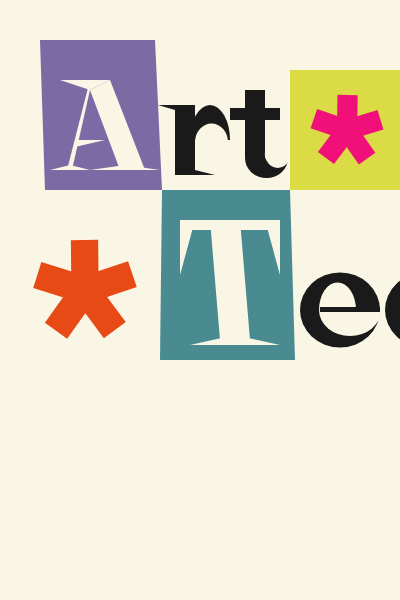
Frame 1 (no input)
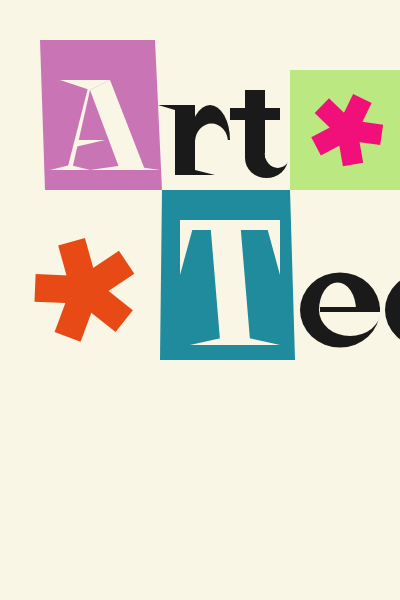
Frame 60 (no input)
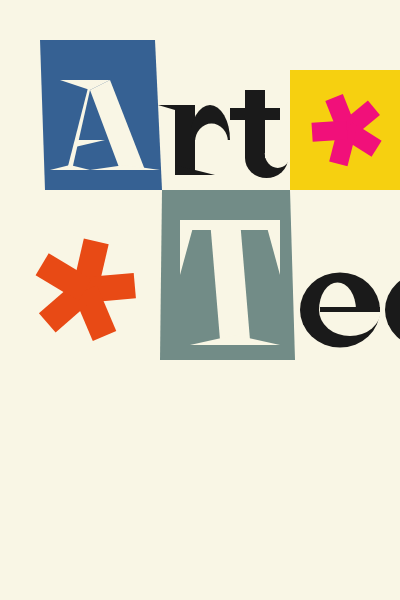
Frame 120 (the mouse pressed at the canvas centre since frame 60)

The p5.js sketch that drew these frames (run headless with seeded random() and noise() and a simulated clock; from frame 60 on, the mouse is pressed at the canvas centre):

// p5.js sketch
// ── sketch.js
function setup() {
  createCanvas(400, 600);
}

function draw() {
  background("#F9F6E5");
  
  // 애니메이션 변수
  let time = millis() * 0.002;
  let wave = sin(time);
  let lerpAmt = (wave + 1) / 2;
  
  // 별 크기 변화
  let sizeMod = map(sin(time * 1.5), -1, 1, 0.8, 1.2);
  
  // 상자 색상 변화
  let boxColorA = lerpColor(color("#205E8E"), color("#D176B7"), lerpAmt); // 파랑 ➔ 분홍
  let boxColorStar = lerpColor(color("#FFCD00"), color("#B8E986"), lerpAmt); // 노랑 ➔ 연두
  let boxColorT = lerpColor(color("#7E8C84"), color("#1A8B9D"), lerpAmt); // 회색 ➔ 청록
  

  noStroke();
  fill(boxColorA); // A 상자
  quad(40, 40, 155, 40, 162, 190, 45, 190); 

  fill("#F9F6E5"); // A
  triangle(60, 80, 110, 80, 90, 90);
  quad(90, 80, 90, 90, 72, 170, 67, 170);
  quad(90, 90, 110, 80, 145, 170, 120, 170);
  triangle(75, 140, 105, 140, 75, 147);
  triangle(70, 165, 50, 170, 90, 170);
  triangle(125, 165, 90, 170, 160, 170);
  
  fill("#1A1A1A");
  quad(175, 105, 195, 105, 195, 175, 175, 175); // r
  arc(210, 140, 40, 70, radians(180), radians(0) ); // r
  triangle(158, 105, 175, 105, 175, 110); // r 삐침 부분 (위)
  triangle(175, 165, 175, 175, 215, 175); // r 삐침 부분 (아래)
  quad(245, 90, 265, 90, 265, 162, 245, 158); // t
  quad(230, 108, 280, 108, 280, 120, 230, 120); // t
  arc(266.5, 158, 43, 40, radians(0), radians(180) ); // t
  
  fill("#F9F6E5");
  arc(211.5, 142, 33, 37, radians(180), radians(0) ); // r 부분  
  arc(277.75, 153, 26, 30, radians(0), radians(180) ); // t 부분
  
  fill(boxColorStar); // 별 상자
  quad(290, 70, 405, 70, 400, 190, 290, 190);

  fill(boxColorT); // T 상자
  quad(162, 190, 290, 190, 295, 360, 160, 360); 
  
  fill("#F9F6E5"); // T
  quad(180, 220, 275, 220, 275, 230, 180, 230);
  quad(210, 220, 240, 220, 250, 340, 220, 340);
  triangle(180, 220, 195, 220, 180, 275);
  triangle(280, 220, 265, 220, 280, 275);
  triangle(235, 335, 190, 345, 280, 345);
  
  fill("#1A1A1A");
  ellipse(340, 310, 80, 75); // e
  ellipse(425, 310, 80, 75); // c
  quad(475, 230, 495, 230, 495, 342, 475, 342); // h
  quad(525, 295, 545, 300, 545, 342, 525, 342); // h
  arc(510, 300, 70, 50, radians(180), radians(0) ); // h
  
  fill("#F9F6E5");
  arc(337.5, 310, 37, 55, radians(180), radians(0) ); // e 부분
  arc(350, 310, 62, 52, radians(0), radians(180) ); // e 부분
  arc(422.5, 310, 37, 55, radians(180), radians(0) ); // c 부분
  arc(435, 310, 62, 52, radians(0), radians(180) ); // c 부분
  arc(510, 300, 30, 30, radians(180), radians(0) ); // h 부분
  
  fill("#1A1A1A");
  quad(320, 307, 380, 307, 380, 312, 320, 312); // e 가로선 부분
  triangle(445, 230, 495, 230, 495, 240); // h 삐침 부분 (위)
  triangle(475, 335, 475, 345, 515, 345); // h 삐침 부분 (왼쪽 아래)
  triangle(525, 335, 525, 345, 575, 345); // h 삐침 부분 (오른쪽 아래)
    
  // 별 회전 각도 설정
  let rot1 = wave * 0.5;
  let rot2 = -wave * 0.3;
  let rot3 = wave * 0.8;

  push(); // 별 1 회전 및 크기 제어
  translate(347, 130);
  rotate(rot1);
  strokeWeight(20 * sizeMod); 
  stroke("#F1107A");
  strokeCap(SQUARE);
  line(0, -35, 0, 0);
  line(33.29, -10.81, 0, 0);
  line(20.58, 28.31, 0, 0);
  line(-20.58, 28.31, 0, 0);
  line(-33.29, -10.81, 0, 0);
  pop();

  push(); // 별 2 회전 및 크기 제어
  translate(85, 290);
  rotate(rot2);
  strokeWeight(27 * sizeMod); 
  stroke("#E84A15");
  strokeCap(SQUARE);
  line(0, -50, 0, 0);
  line(47.55, -15.45, 0, 0);
  line(29.39, 40.45, 0, 0);
  line(-29.39, 40.45, 0, 0);
  line(-47.55, -15.45, 0, 0);
  pop();
  
  push(); // 별 3 회전 및 크기 제어
  translate(495, 112);
  rotate(rot3);
  strokeWeight(34 * sizeMod); 
  stroke("#006D35");
  strokeCap(SQUARE);
  line(0, -70, 0, 0);
  line(66.57, -21.63, 0, 0);
  line(41.14, 56.63, 0, 0);
  line(-41.14, 56.63, 0, 0);
  line(-66.57, -21.63, 0, 0);
  pop();
}
